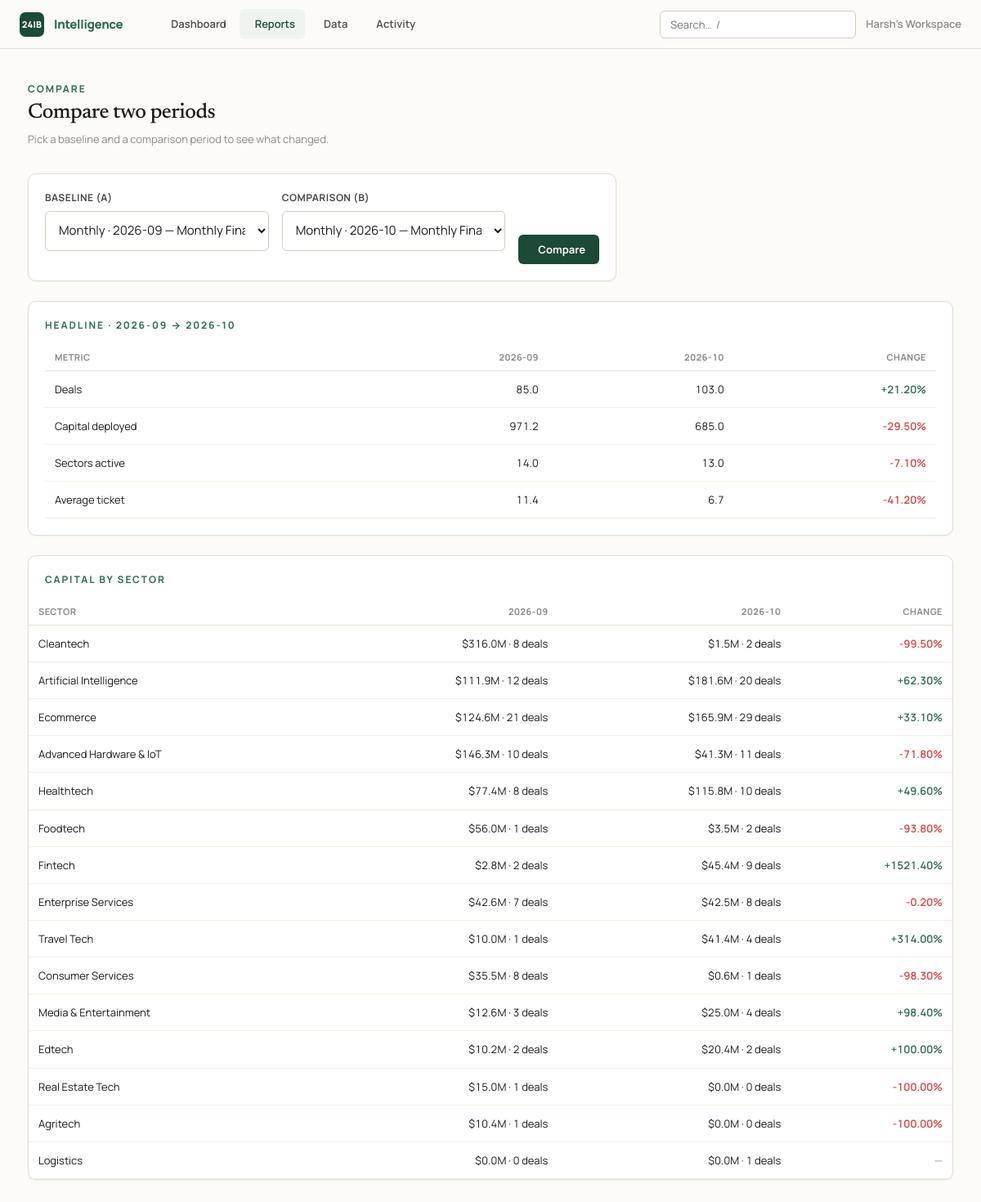
The app's page /reports/compare?a=114&b=119 with its own data.
### intelligence/models.py (models this page shows, shortened)
class Organization(db.Model):
    __tablename__ = "organizations"
    id: Mapped[int] = mapped_column(primary_key=True)
    name: Mapped[str] = mapped_column(String(160), nullable=False)
    slug: Mapped[str] = mapped_column(String(80), unique=True, nullable=False)
    created_at: Mapped[datetime] = mapped_column(DateTime, default=_utcnow)
    deals: Mapped[list["FundingDeal"]] = relationship(back_populates="organization", cascade="all, delete-orphan")
    reports: Mapped[list["Report"]] = relationship(back_populates="organization", cascade="all, delete-orphan")
    api_keys: Mapped[list["ApiKey"]] = relationship(back_populates="organization", cascade="all, delete-orphan")

class Report(db.Model):
    __tablename__ = "reports"
    id: Mapped[int] = mapped_column(primary_key=True)
    organization_id: Mapped[int] = mapped_column(ForeignKey("organizations.id"), nullable=False)
    period_type: Mapped[PeriodType] = mapped_column(Enum(PeriodType), nullable=False)
    period_key: Mapped[str] = mapped_column(String(40), nullable=False)  # e.g. 2026-W14, 2026-05, 2026-Q1, 2026
    title: Mapped[str] = mapped_column(String(240), default="")
    edition_no: Mapped[int | None] = mapped_column(Integer, nullable=True)
    status: Mapped[ReportStatus] = mapped_column(Enum(ReportStatus), default=ReportStatus.PENDING)
    payload_json: Mapped[str] = mapped_column(Text, default="{}")  # see `payload` property — the full computed report
    error: Mapped[str | None] = mapped_column(Text, nullable=True)  # set only when status == FAILED
    share_token: Mapped[str] = mapped_column(String(48), default=_token, unique=True, index=True)
    is_published: Mapped[bool] = mapped_column(Boolean, default=False)
    notes: Mapped[str] = mapped_column(Text, default="")  # free-form personal notes, not shown on the public page
    created_at: Mapped[datetime] = mapped_column(DateTime, default=_utcnow)
    generated_at: Mapped[datetime | None] = mapped_column(DateTime, nullable=True)  # set when status becomes READY
    organization: Mapped["Organization"] = relationship(back_populates="reports")
    @property
    def payload(self) -> dict:
        return json.loads(self.payload_json or "{}")
    @payload.setter
    def payload(self, data: dict) -> None:
        """Serialise ``data`` to JSON for storage.

        ``default=str`` lets ``date``/``datetime`` values inside the payload
        (produced by ``aggregate.build_payload``) serialise without callers
        having to hand-roll a JSON encoder for every report field.
        """
        self.payload_json = json.dumps(data, default=str)

### intelligence/reports/routes.py (the view)
@bp.route("/compare")
def compare():
    org = require_org()
    a_id = request.args.get("a", type=int)
    b_id = request.args.get("b", type=int)
    by_type: dict[str, list[Report]] = {pt.value: [] for pt in PeriodType}
    for r in db.session.scalars(
        select(Report).where(Report.organization_id == org.id, Report.status == ReportStatus.READY)
        .order_by(Report.period_type, Report.period_key)
    ):
        by_type[r.period_type.value].append(r)
    if not a_id or not b_id:
        return render_template("reports/compare.html", by_type=by_type,
                               a=None, b=None, diff=None, active="reports")
    a, b = _get_report(a_id), _get_report(b_id)
    diff = diff_payloads(a.payload, b.payload)
    return render_template("reports/compare.html", by_type=by_type,
                           a=a, b=b, diff=diff, active="reports")

### intelligence/__init__.py (called while the page is built)
def _register_security_headers(app: Flask) -> None:
    @app.after_request
    def _set_headers(resp):  # noqa: WPS430
        resp.headers.setdefault("X-Content-Type-Options", "nosniff")
        resp.headers.setdefault("X-Frame-Options", "SAMEORIGIN")
        resp.headers.setdefault("Referrer-Policy", "strict-origin-when-cross-origin")
        resp.headers.setdefault("Content-Security-Policy", _CSP)
        if app.config.get("SESSION_COOKIE_SECURE"):
            resp.headers.setdefault(
                "Strict-Transport-Security", "max-age=31536000; includeSubDomains"
            )
        return resp

def _register_template_helpers(app: Flask) -> None:
    from .models import PeriodType
    @app.template_filter("ret")
    def ret_filter(val):
        if val is None:
            return "—"
        sign = "+" if val > 0 else ""
        return f"{sign}{val:.2f}%"
    @app.template_filter("retclass")
    def retclass_filter(val):
        if val is None:
            return "val-flat"
        return "val-pos" if val > 0 else ("val-neg" if val < 0 else "val-flat")
    @app.template_filter("num")
    def num_filter(val, places=0):
        if val is None:
            return "—"
        return f"{val:,.{places}f}"
    @app.context_processor
    def inject_globals():
        from .tenancy import require_org
        return {
            "now": utcnow(),
            "PeriodType": PeriodType,
            "brand": "24IB Intelligence",
            "current_org": require_org(),
        }

### intelligence/clock.py (called while the page is built)
def utcnow() -> datetime:
    return datetime.now(timezone.utc).replace(tzinfo=None)

### intelligence/engine/compare.py (called while the page is built)
def _pct_delta(curr: float, prev: float) -> float | None:
    if not prev:
        return None
    return round((curr - prev) / prev * 100, 1)

### intelligence/reports/routes.py (called while the page is built)
def _get_report(report_id: int) -> Report:
    org = require_org()
    report = db.session.get(Report, report_id)
    if not report or report.organization_id != org.id:
        abort(404)
    return report

### intelligence/tenancy.py (called while the page is built, shortened)
def ensure_workspace() -> Organization:
    org = db.session.query(Organization).first()
    if org is not None:
        return org

def require_org() -> Organization:
    if "workspace" not in g:
        g.workspace = ensure_workspace()
    return g.workspace

### intelligence/templates/reports/compare.html (shortened to what this page needs)
{% extends "base.html" %}
{% block content %}
<div class="page-head"><div>
  <div class="eyebrow">Compare</div><h1 class="page-title">Compare two periods</h1>
  <p class="page-sub">Pick a baseline and a comparison period to see what changed.</p>
</div></div>
<div class="card" style="max-width:720px;margin-bottom:var(--sp-6)">
  <form method="get" style="display:flex;gap:var(--sp-4);align-items:end;flex-wrap:wrap">
    <div class="field" style="flex:1;min-width:200px">
      <label>Baseline (A)</label>
      <select class="input" name="a">
        {% for pt, items in by_type.items() %}
          {% for r in items %}
          <option value="{{ r.id }}" {{ 'selected' if a and a.id==r.id }}>{{ pt|capitalize }} · {{ r.period_key }} — {{ r.title }}</option>
          {% endfor %}
        {% endfor %}
      </select>
    </div>
    <div class="field" style="flex:1;min-width:200px">
      <label>Comparison (B)</label>
      <select class="input" name="b">
        {% for pt, items in by_type.items() %}
          {% for r in items %}
          <option value="{{ r.id }}" {{ 'selected' if b and b.id==r.id }}>{{ pt|capitalize }} · {{ r.period_key }} — {{ r.title }}</option>
          {% endfor %}
        {% endfor %}
      </select>
    </div>
    <button class="btn btn-primary" type="submit"> Compare</button>
  </form>
</div>
{% if diff %}
<div class="card" style="margin-bottom:var(--sp-6)">
  <div class="eyebrow" style="margin-bottom:var(--sp-3)">Headline · {{ a.period_key }} → {{ b.period_key }}</div>
  <table class="table">
    <thead><tr><th>Metric</th><th class="num">{{ a.period_key }}</th><th class="num">{{ b.period_key }}</th><th class="num">Change</th></tr></thead>
    <tbody>
      {% for row in diff.headline %}
      <tr>
        <td>{{ row.label }}</td>
        <td class="num">{{ row.a|num(1) }}</td>
        <td class="num">{{ row.b|num(1) }}</td>
        <td class="num {{ row.delta|retclass }}">{{ row.delta|ret }}</td>
      </tr>
      {% endfor %}
    </tbody>
  </table>
</div>
<div class="card" style="padding:0">
  <div class="eyebrow" style="margin:var(--sp-5) var(--sp-5) var(--sp-3)">Capital by sector</div>
  <table class="table">
    <thead><tr><th>Sector</th><th class="num">{{ a.period_key }}</th><th class="num">{{ b.period_key }}</th><th class="num">Change</th></tr></thead>
    <tbody>
      {% for row in diff.sectors %}
      <tr>
        <td>{{ row.name }}</td>
        <td class="num">${{ row.amt_a|num(1) }}M · {{ row.deals_a }} deals</td>
        <td class="num">${{ row.amt_b|num(1) }}M · {{ row.deals_b }} deals</td>
        <td class="num {{ row.delta|retclass }}">{{ row.delta|ret }}</td>
      </tr>
      {% endfor %}
    </tbody>
  </table>
</div>
{% elif request.args.get('a') or request.args.get('b') %}
<div class="empty"><h3>Pick two reports</h3><p>Choose a baseline and a comparison period above.</p></div>
{% endif %}
{% endblock %}

### intelligence/templates/base.html (shortened to what this page needs)
<!doctype html>
<html lang="en">
<head>
  <link rel="stylesheet" href="{{ url_for('static', filename='css/tokens.css') }}">
  <link rel="stylesheet" href="{{ url_for('static', filename='css/app.css') }}">
</head>
<body>
  <nav class="nav">
    <a href="{{ url_for('dashboard.home') }}" class="nav-brand">
      <span class="nav-mark" aria-hidden="true">24IB</span>
      <span>Intelligence</span>
    </a>
    <div class="nav-links">
      <a class="nav-link {{ 'active' if active=='dashboard' }}" href="{{ url_for('dashboard.home') }}">Dashboard</a>
      <a class="nav-link {{ 'active' if active=='reports' }}" href="{{ url_for('reports.index') }}">Reports</a>
      <a class="nav-link {{ 'active' if active=='data' }}" href="{{ url_for('data.index') }}">Data</a>
      <a class="nav-link {{ 'active' if active=='runs' }}" href="{{ url_for('dashboard.runs') }}">Activity</a>
    </div>
    <div class="nav-right">
      <form action="{{ url_for('explore.search') }}" method="get" role="search" class="nav-search">
        <input class="input" id="global-search" type="search" name="q"
               placeholder="Search…  /" title="Press / to focus">
      </form>
      <span class="nav-org">{{ current_org.name if current_org }}</span>
    </div>
  </nav>
  {% block body %}
  <main class="container" id="main">
    {% block content %}{% endblock %}
  </main>
  {% endblock %}
</body>
</html>

### intelligence/static/css/tokens.css (style rules this page uses)
:root { --cream: #fdfbf7; --sand: #f3efe6; --sand-2: #ece7da; --border: #e3ddd0; --border-strong: #d3ccba; --ink: #1a1a18; --slate: #4a4a44; --dust: #8a8a82; --ghost: #b8b8ae; --g900: #0a2418; --g800: #1b4a36; --g700: #2d6b4f; --g600: #3d8a67; --g400: #7ab896; --g200: #b8ddc9; --g50: #eef5f1; --b700: #1f4e79; --b500: #3b82c4; --b50: #eef5fd; --r700: #9b2c2c; --r500: #d64545; --r50: #fdf0f0; --a700: #92600a; --a500: #d99a16; --a50: #fef8ec; --font-serif: 'Newsreader', Georgia, 'Times New Roman', serif; --font-sans: 'Manrope', system-ui, -apple-system, sans-serif; --font-mono: 'JetBrains Mono', ui-monospace, 'SF Mono', monospace; --text-2xs: 0.6875rem; --text-xs: 0.75rem; --text-sm: 0.8125rem; --text-base:0.9375rem; --text-md: 1.0625rem; --text-lg: 1.25rem; --text-xl: 1.5rem; --text-2xl: 2rem; --text-3xl: 2.75rem; --track-tight: -0.02em; --track-normal: 0; --track-wide: 0.04em; --track-widest: 0.16em; --sp-1: 4px; --sp-2: 8px; --sp-3: 12px; --sp-4: 16px; --sp-5: 20px; --sp-6: 24px; --sp-8: 32px; --sp-10: 40px; --sp-12: 48px; --sp-16: 64px; --sp-24: 96px; --radius-sm: 6px; --radius: 10px; --radius-lg: 16px; --shadow-sm: 0 1px 2px rgba(26,26,24,0.05); --shadow: 0 4px 16px rgba(26,26,24,0.07); --shadow-lg: 0 12px 40px rgba(26,26,24,0.10); --ease-out: cubic-bezier(0.16, 1, 0.3, 1); --ease-spring: cubic-bezier(0.34, 1.56, 0.64, 1); --dur-fast: 120ms; --dur-base: 220ms; --nav-h: 60px; --max-content: 1180px; --max-article: 760px; }

### records on screen
Organization: name "Harsh's Workspace"
Report: period_key "2026-09"
Report: period_key "2026-10"

### other values on screen
{{ row.label }} "Deals" "Capital deployed" "Sectors active" "Average ticket"
{{ row.a|num(1) }} "85.0" "971.2" "14.0" "11.4"
{{ row.b|num(1) }} "103.0" "685.0" "13.0" "6.7"
{{ row.delta|ret }} "+21.20%" "-29.50%" "-7.10%" "-41.20%"
{{ row.name }} "Cleantech" "Artificial Intelligence" "Ecommerce" "Advanced Hardware & IoT" "Healthtech" "Foodtech" "Fintech" "Enterprise Services" "Travel Tech" "Consumer Services" "Media & Entertainment" "Edtech" "Real Estate Tech" "Agritech" "Logistics"
{{ row.amt_a|num(1) }} "316.0" "111.9" "124.6" "146.3" "77.4" "56.0" "2.8" "42.6" "10.0" "35.5" "12.6" "10.2" "15.0" "10.4" "0.0"
{{ row.deals_a }} "8" "12" "21" "10" "8" "1" "2" "7" "1" "8" "3" "2" "1" "1" "0"
{{ row.amt_b|num(1) }} "1.5" "181.6" "165.9" "41.3" "115.8" "3.5" "45.4" "42.5" "41.4" "0.6" "25.0" "20.4" "0.0" "0.0" "0.0"
{{ row.deals_b }} "2" "20" "29" "11" "10" "2" "9" "8" "4" "1" "4" "2" "0" "0" "1"
{{ row.delta|ret }} "-99.50%" "+62.30%" "+33.10%" "-71.80%" "+49.60%" "-93.80%" "+1521.40%" "-0.20%" "+314.00%" "-98.30%" "+98.40%" "+100.00%" "-100.00%" "-100.00%" "—"
form field a "Monthly · 2026-09 — Monthly Financing Intelligence — September 2026"
form field b "Monthly · 2026-10 — Monthly Financing Intelligence — October 2026"
